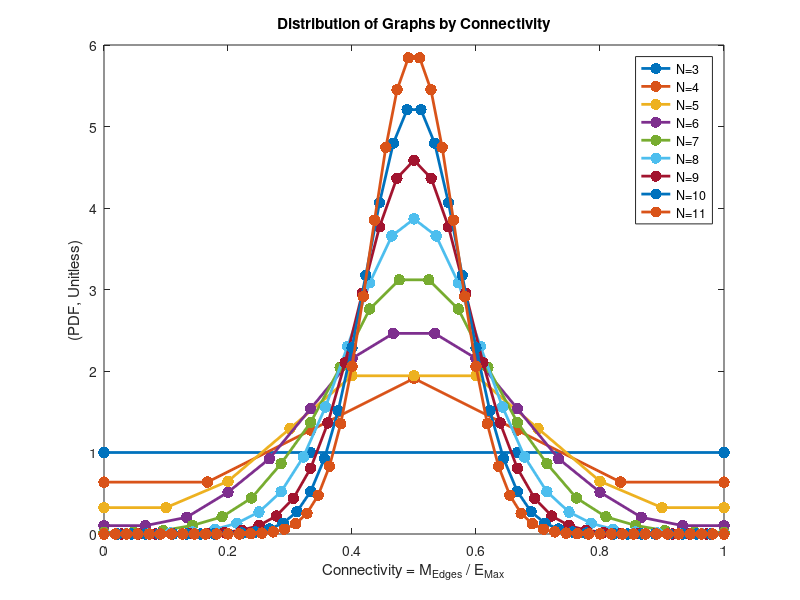

Recreate this plot in MATLAB.
nGraphs = [1, 0, 1; 2, 0, 1; 2, 1, 1; 3, 0, 1; 3, 1, 1; 3, 2, 1; 3, 3, 1; 4, 0, 1; 4, 1, 1; 4, 2, 2; 4, 3, 3; 4, 4, 2; 4, 5, 1; 4, 6, 1; 5, 0, 1; 5, 1, 1; 5, 2, 2; 5, 3, 4; 5, 4, 6; 5, 5, 6; 5, 6, 6; 5, 7, 4; 5, 8, 2; 5, 9, 1; 5, 10, 1; 6, 0, 1; 6, 1, 1; 6, 2, 2; 6, 3, 5; 6, 4, 9; 6, 5, 15; 6, 6, 21; 6, 7, 24; 6, 8, 24; 6, 9, 21; 6, 10, 15; 6, 11, 9; 6, 12, 5; 6, 13, 2; 6, 14, 1; 6, 15, 1; 7, 0, 1; 7, 1, 1; 7, 2, 2; 7, 3, 5; 7, 4, 10; 7, 5, 21; 7, 6, 41; 7, 7, 65; 7, 8, 97; 7, 9, 131; 7, 10, 148; 7, 11, 148; 7, 12, 131; 7, 13, 97; 7, 14, 65; 7, 15, 41; 7, 16, 21; 7, 17, 10; 7, 18, 5; 7, 19, 2; 7, 20, 1; 7, 21, 1; 8, 0, 1; 8, 1, 1; 8, 2, 2; 8, 3, 5; 8, 4, 11; 8, 5, 24; 8, 6, 56; 8, 7, 115; 8, 8, 221; 8, 9, 402; 8, 10, 663; 8, 11, 980; 8, 12, 1312; 8, 13, 1557; 8, 14, 1646; 8, 15, 1557; 8, 16, 1312; 8, 17, 980; 8, 18, 663; 8, 19, 402; 8, 20, 221; 8, 21, 115; 8, 22, 56; 8, 23, 24; 8, 24, 11; 8, 25, 5; 8, 26, 2; 8, 27, 1; 8, 28, 1; 9, 0, 1; 9, 1, 1; 9, 2, 2; 9, 3, 5; 9, 4, 11; 9, 5, 25; 9, 6, 63; 9, 7, 148; 9, 8, 345; 9, 9, 771; 9, 10, 1637; 9, 11, 3252; 9, 12, 5995; 9, 13, 10120; 9, 14, 15615; 9, 15, 21933; 9, 16, 27987; 9, 17, 32403; 9, 18, 34040; 9, 19, 32403; 9, 20, 27987; 9, 21, 21933; 9, 22, 15615; 9, 23, 10120; 9, 24, 5995; 9, 25, 3252; 9, 26, 1637; 9, 27, 771; 9, 28, 345; 9, 29, 148; 9, 30, 63; 9, 31, 25; 9, 32, 11; 9, 33, 5; 9, 34, 2; 9, 35, 1; 9, 36, 1; 10, 0, 1; 10, 1, 1; 10, 2, 2; 10, 3, 5; 10, 4, 11; 10, 5, 26; 10, 6, 66; 10, 7, 165; 10, 8, 428; 10, 9, 1103; 10, 10, 2769; 10, 11, 6759; 10, 12, 15772; 10, 13, 34663; 10, 14, 71318; 10, 15, 136433; 10, 16, 241577; 10, 17, 395166; 10, 18, 596191; 10, 19, 828728; 10, 20, 1061159; 10, 21, 1251389; 10, 22, 1358852; 10, 23, 1358852; 10, 24, 1251389; 10, 25, 1061159; 10, 26, 828728; 10, 27, 596191; 10, 28, 395166; 10, 29, 241577; 10, 30, 136433; 10, 31, 71318; 10, 32, 34663; 10, 33, 15772; 10, 34, 6759; 10, 35, 2769; 10, 36, 1103; 10, 37, 428; 10, 38, 165; 10, 39, 66; 10, 40, 26; 10, 41, 11; 10, 42, 5; 10, 43, 2; 10, 44, 1; 10, 45, 1; 11, 0, 1; 11, 1, 1; 11, 2, 2; 11, 3, 5; 11, 4, 11; 11, 5, 26; 11, 6, 67; 11, 7, 172; 11, 8, 467; 11, 9, 1305; 11, 10, 3664; 11, 11, 10250; 11, 12, 28259; 11, 13, 75415; 11, 14, 192788; 11, 15, 467807; 11, 16, 1069890; 11, 17, 2295898; 11, 18, 4609179; 11, 19, 8640134; 11, 20, 15108047; 11, 21, 24630887; 11, 22, 37433760; 11, 23, 53037356; 11, 24, 70065437; 11, 25, 86318670; 11, 26, 99187806; 11, 27, 106321628; 11, 28, 106321628; 11, 29, 99187806; 11, 55, 1; 11, 54, 1; 11, 53, 2; 11, 52, 5; 11, 51, 11; 11, 50, 26; 11, 49, 67; 11, 48, 172; 11, 47, 467; 11, 46, 1305; 11, 45, 3664; 11, 44, 10250; 11, 43, 28259; 11, 42, 75415; 11, 41, 192788; 11, 40, 467807; 11, 39, 1069890; 11, 38, 2295898; 11, 37, 4609179; 11, 36, 8640134; 11, 35, 15108047; 11, 34, 24630887; 11, 33, 37433760; 11, 32, 53037356; 11, 31, 70065437; 11, 30, 86318670];

for n = 3 : 11
    a = nGraphs(nGraphs(:,1) == n,:);
    a = sortrows(a);
    xs = a(:,2)/max(a(:,2));
    ys = a(:,3);
    eval(['e',num2str(n),' = xs;']);
    eval(['g',num2str(n),' = ys;']);
end

distributionSigmas = [
    5.0000,    0.2104;
    6.0000,    0.1666;
    7.0000,    0.1310;
    8.0000,    0.1065;
    9.0000,    0.0893;
   10.0000,    0.0775;
   11.0000,    0.0688;
];

distributionMagnitudes = [
    5.0000,    8.405 ;
    6.0000,    25.88;
    7.0000,    123.5;
    8.0000,    1099;
    9.0000,    1907;
   10.0000,    66820;
   11.0000,    463400;
];


for n = 3 : 11
    a = nGraphs(nGraphs(:,1) == n,:);
    a = sortrows(a);
    xs = a(:,2)/max(a(:,2));
    ys = a(:,3)*numel(a(:,3))/(sum(a(:,3)));
    eval(['e',num2str(n),' = xs;']);
    eval(['g',num2str(n),' = ys;']);
end


% Create figure
figure1 = figure;

% Create axes
axes1 = axes('Parent',figure1);
hold(axes1,'on');

for n = 3 : 11
    eval(['e = e', num2str(n)]);
    eval(['g = g', num2str(n)]);
    plot(e,g,'MarkerSize',25,'Marker','.','LineWidth',2,'DisplayName',['N=',num2str(n)]);
end

% Create xlabel
xlabel('Connectivity = M_{Edges} / E_{Max}');

% Create ylabel
ylabel('(PDF, Unitless)');

% Create title
title('Distribution of Graphs by Connectivity');

box(axes1,'on');
legend(axes1,'show');
hold(axes1,'off');

print('ngraphs/pdfs3thru11','-dpng');